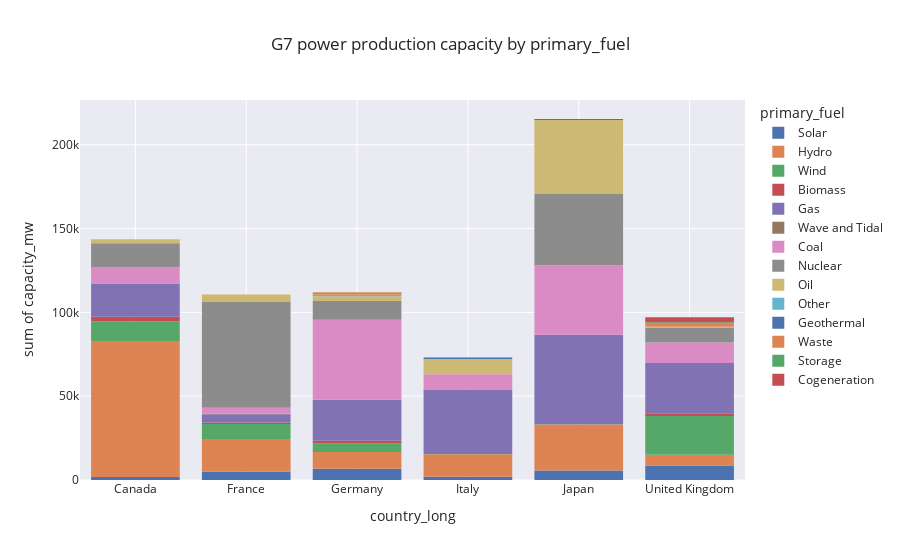

The cell this chart's notebook holds for it:
### Markdown cell above
# Compare primary fuel by country

### Code cell
px.histogram(g7_ex_US, 
            x='country_long', 
            y='capacity_mw', 
            color='primary_fuel', 
            title='G7 power production capacity by primary_fuel')  # log_y=True,

### Figure 1 — Plotly figure (JSON) as saved in the notebook; plotly's stock layout.template omitted (floating-point values rounded to 4 significant figures; data arrays with more than 128 entries replaced by an {"elided": "..."} marker saying what was removed)
{"data": [{"alignmentgroup": "True", "bingroup": "x", "histfunc": "sum", "hovertemplate": "primary_fuel=Solar<br>country_long=%{x}<br>sum of capacity_mw=%{y}<extra></extra>", "legendgroup": "Solar", "marker": {"color": "rgb(76,114,176)", "pattern": {"shape": ""}}, "name": "Solar", "offsetgroup": "Solar", "orientation": "v", "showlegend": true, "type": "histogram", "x": {"elided": "3412 str values"}, "xaxis": "x", "y": {"elided": "3412 float values"}, "yaxis": "y"}, {"alignmentgroup": "True", "bingroup": "x", "histfunc": "sum", "hovertemplate": "primary_fuel=Hydro<br>country_long=%{x}<br>sum of capacity_mw=%{y}<extra></extra>", "legendgroup": "Hydro", "marker": {"color": "rgb(221,132,82)", "pattern": {"shape": ""}}, "name": "Hydro", "offsetgroup": "Hydro", "orientation": "v", "showlegend": true, "type": "histogram", "x": {"elided": "1329 str values"}, "xaxis": "x", "y": {"elided": "1329 float values"}, "yaxis": "y"}, {"alignmentgroup": "True", "bingroup": "x", "histfunc": "sum", "hovertemplate": "primary_fuel=Wind<br>country_long=%{x}<br>sum of capacity_mw=%{y}<extra></extra>", "legendgroup": "Wind", "marker": {"color": "rgb(85,168,104)", "pattern": {"shape": ""}}, "name": "Wind", "offsetgroup": "Wind", "orientation": "v", "showlegend": true, "type": "histogram", "x": {"elided": "1774 str values"}, "xaxis": "x", "y": {"elided": "1774 float values"}, "yaxis": "y"}, {"alignmentgroup": "True", "bingroup": "x", "histfunc": "sum", "hovertemplate": "primary_fuel=Biomass<br>country_long=%{x}<br>sum of capacity_mw=%{y}<extra></extra>", "legendgroup": "Biomass", "marker": {"color": "rgb(196,78,82)", "pattern": {"shape": ""}}, "name": "Biomass", "offsetgroup": "Biomass", "orientation": "v", "showlegend": true, "type": "histogram", "x": {"elided": "538 str values"}, "xaxis": "x", "y": {"elided": "538 float values"}, "yaxis": "y"}, {"alignmentgroup": "True", "bingroup": "x", "histfunc": "sum", "hovertemplate": "primary_fuel=Gas<br>country_long=%{x}<br>sum of capacity_mw=%{y}<extra></extra>", "legendgroup": "Gas", "marker": {"color": "rgb(129,114,179)", "pattern": {"shape": ""}}, "name": "Gas", "offsetgroup": "Gas", "orientation": "v", "showlegend": true, "type": "histogram", "x": {"elided": "405 str values"}, "xaxis": "x", "y": {"elided": "405 float values"}, "yaxis": "y"}, {"alignmentgroup": "True", "bingroup": "x", "histfunc": "sum", "hovertemplate": "primary_fuel=Wave and Tidal<br>country_long=%{x}<br>sum of capacity_mw=%{y}<extra></extra>", "legendgroup": "Wave and Tidal", "marker": {"color": "rgb(147,120,96)", "pattern": {"shape": ""}}, "name": "Wave and Tidal", "offsetgroup": "Wave and Tidal", "orientation": "v", "showlegend": true, "type": "histogram", "x": ["Canada", "France", "United Kingdom", "United Kingdom", "United Kingdom", "United Kingdom", "United Kingdom", "United Kingdom", "United Kingdom"], "xaxis": "x", "y": [20, 240, 1, 2, 1, 23, 6, 1.2, 4], "yaxis": "y"}, {"alignmentgroup": "True", "bingroup": "x", "histfunc": "sum", "hovertemplate": "primary_fuel=Coal<br>country_long=%{x}<br>sum of capacity_mw=%{y}<extra></extra>", "legendgroup": "Coal", "marker": {"color": "rgb(218,139,195)", "pattern": {"shape": ""}}, "name": "Coal", "offsetgroup": "Coal", "orientation": "v", "showlegend": true, "type": "histogram", "x": {"elided": "184 str values"}, "xaxis": "x", "y": {"elided": "184 float values"}, "yaxis": "y"}, {"alignmentgroup": "True", "bingroup": "x", "histfunc": "sum", "hovertemplate": "primary_fuel=Nuclear<br>country_long=%{x}<br>sum of capacity_mw=%{y}<extra></extra>", "legendgroup": "Nuclear", "marker": {"color": "rgb(140,140,140)", "pattern": {"shape": ""}}, "name": "Nuclear", "offsetgroup": "Nuclear", "orientation": "v", "showlegend": true, "type": "histogram", "x": ["Canada", "Canada", "Canada", "Canada", "Canada", "Canada", "France", "France", "France", "France", "France", "France", "France", "France", "France", "France", "France", "France", "France", "France", "France", "France", "France", "France", "France", "Germany", "Germany", "Germany", "Germany", "Germany", "Germany", "Germany", "Japan", "Japan", "Japan", "Japan", "Japan", "Japan", "Japan", "Japan", "Japan", "Japan", "Japan", "Japan", "Japan", "Japan", "Japan", "Japan", "United Kingdom", "United Kingdom", "United Kingdom", "United Kingdom", "United Kingdom", "United Kingdom", "United Kingdom", "United Kingdom"], "xaxis": "x", "y": [3220, 3390, 3740, 1084, 2160, 660, 2620, 3640, 3580, 5200, 3620, 3000, 2990, 3660, 3560, 1760, 2660, 2620, 5460, 2620, 5320, 2660, 2670, 1830, 3660, 1480, 1406, 1360, 1485, 2572, 1400, 1468, 4400, 3478, 3617, 1100, 2022, 8212, 826, 4710, 2174, 1780, 1746, 820, 3392, 1100, 2000, 1160, 1050, 1180, 1155, 1230, 955, 965, 1198, 1185], "yaxis": "y"}, {"alignmentgroup": "True", "bingroup": "x", "histfunc": "sum", "hovertemplate": "primary_fuel=Oil<br>country_long=%{x}<br>sum of capacity_mw=%{y}<extra></extra>", "legendgroup": "Oil", "marker": {"color": "rgb(204,185,116)", "pattern": {"shape": ""}}, "name": "Oil", "offsetgroup": "Oil", "orientation": "v", "showlegend": true, "type": "histogram", "x": ["Canada", "Canada", "Canada", "Canada", "Canada", "Canada", "Canada", "Canada", "Canada", "France", "France", "France", "France", "France", "Germany", "Germany", "Germany", "Germany", "Germany", "Germany", "Germany", "Germany", "Germany", "Germany", "Germany", "Germany", "Germany", "Germany", "Germany", "Germany", "Germany", "Germany", "Germany", "Germany", "Germany", "Germany", "Germany", "Germany", "Italy", "Italy", "Italy", "Italy", "Italy", "Italy", "Italy", "Italy", "Italy", "Italy", "Italy", "Japan", "Japan", "Japan", "Japan", "Japan", "Japan", "Japan", "Japan", "Japan", "Japan", "Japan", "Japan", "Japan", "Japan", "Japan", "Japan", "Japan", "Japan", "Japan", "Japan", "Japan", "Japan", "Japan", "Japan", "Japan", "Japan", "United Kingdom", "United Kingdom", "United Kingdom", "United Kingdom", "United Kingdom", "United Kingdom", "United Kingdom", "United Kingdom", "United Kingdom", "United Kingdom", "United Kingdom"], "xaxis": "x", "y": [132, 66, 109, 62, 50, 972, 490, 397, 66, 254, 304, 1370, 170, 2290, 87, 254, 11.4, 11.4, 38, 333.5, 88, 198, 66.3, 24.8, 92.8, 136, 70, 51, 92.5, 80, 10.5, 24, 60, 120, 17, 101, 56, 828, 177, 210, 116.7, 310, 1280, 140, 2640, 320, 1200, 866, 1569, 1125, 1300, 1200, 1245, 3600, 1900, 1000, 3966, 1800, 125.2, 4400, 2100, 70, 4400, 650, 500, 1190, 1050, 875, 1500, 1000, 1125, 1200, 1200, 3325, 2274, 6, 45, 45, 8.7, 140, 16, 67, 9, 24, 8.7, 3], "yaxis": "y"}, {"alignmentgroup": "True", "bingroup": "x", "histfunc": "sum", "hovertemplate": "primary_fuel=Other<br>country_long=%{x}<br>sum of capacity_mw=%{y}<extra></extra>", "legendgroup": "Other", "marker": {"color": "rgb(100,181,205)", "pattern": {"shape": ""}}, "name": "Other", "offsetgroup": "Other", "orientation": "v", "showlegend": true, "type": "histogram", "x": ["Canada", "Canada", "Germany", "Germany", "Germany", "Germany", "Germany", "Germany", "Germany", "Germany", "Germany", "Germany", "Germany", "Italy", "Italy", "Italy", "Italy"], "xaxis": "x", "y": [11, 6, 16, 21, 23.5, 85, 19.7, 101, 14, 56, 288.5, 94.2, 38, 72, 97, 105, 110.6], "yaxis": "y"}, {"alignmentgroup": "True", "bingroup": "x", "histfunc": "sum", "hovertemplate": "primary_fuel=Geothermal<br>country_long=%{x}<br>sum of capacity_mw=%{y}<extra></extra>", "legendgroup": "Geothermal", "marker": {"color": "rgb(76,114,176)", "pattern": {"shape": ""}}, "name": "Geothermal", "offsetgroup": "Geothermal", "orientation": "v", "showlegend": true, "type": "histogram", "x": ["France", "Italy", "Italy", "Italy", "Italy", "Italy", "Italy", "Italy", "Italy", "Italy", "Italy", "Italy", "Italy", "Italy", "Italy", "Italy", "Italy", "Italy", "Italy", "Italy", "Italy", "Italy", "Italy", "Italy", "Italy", "Italy", "Italy", "Italy", "Italy", "Italy", "Italy", "Italy", "Italy", "Italy", "Japan", "Japan", "Japan", "Japan", "Japan", "Japan", "Japan", "Japan", "Japan", "Japan", "Japan", "Japan", "Japan", "Japan"], "xaxis": "x", "y": [4.5, 19, 39, 19, 19, 17, 17, 54, 20, 20, 17, 17, 15, 19, 11, 17, 18, 11, 59, 39, 17, 49, 18, 20, 20, 20, 18, 18, 20, 19, 18, 20, 39, 114, 3.3, 110, 80, 23.5, 50, 35, 15, 9.5, 12.5, 50, 25, 27.5, 30, 65], "yaxis": "y"}, {"alignmentgroup": "True", "bingroup": "x", "histfunc": "sum", "hovertemplate": "primary_fuel=Waste<br>country_long=%{x}<br>sum of capacity_mw=%{y}<extra></extra>", "legendgroup": "Waste", "marker": {"color": "rgb(221,132,82)", "pattern": {"shape": ""}}, "name": "Waste", "offsetgroup": "Waste", "orientation": "v", "showlegend": true, "type": "histogram", "x": {"elided": "396 str values"}, "xaxis": "x", "y": {"elided": "396 float values"}, "yaxis": "y"}, {"alignmentgroup": "True", "bingroup": "x", "histfunc": "sum", "hovertemplate": "primary_fuel=Storage<br>country_long=%{x}<br>sum of capacity_mw=%{y}<extra></extra>", "legendgroup": "Storage", "marker": {"color": "rgb(85,168,104)", "pattern": {"shape": ""}}, "name": "Storage", "offsetgroup": "Storage", "orientation": "v", "showlegend": true, "type": "histogram", "x": ["United Kingdom", "United Kingdom", "United Kingdom", "United Kingdom", "United Kingdom", "United Kingdom", "United Kingdom", "United Kingdom", "United Kingdom", "United Kingdom", "United Kingdom", "United Kingdom", "United Kingdom", "United Kingdom", "United Kingdom", "United Kingdom", "United Kingdom", "United Kingdom", "United Kingdom", "United Kingdom", "United Kingdom", "United Kingdom", "United Kingdom", "United Kingdom", "United Kingdom", "United Kingdom", "United Kingdom", "United Kingdom", "United Kingdom", "United Kingdom", "United Kingdom"], "xaxis": "x", "y": [1, 41, 20, 2, 20, 10, 6, 49.9, 6, 400, 2, 10, 40, 1, 10, 20, 20, 20, 10, 15, 1.5, 20, 1, 49, 3.8, 5, 35, 2.5, 49, 25, 1], "yaxis": "y"}, {"alignmentgroup": "True", "bingroup": "x", "histfunc": "sum", "hovertemplate": "primary_fuel=Cogeneration<br>country_long=%{x}<br>sum of capacity_mw=%{y}<extra></extra>", "legendgroup": "Cogeneration", "marker": {"color": "rgb(196,78,82)", "pattern": {"shape": ""}}, "name": "Cogeneration", "offsetgroup": "Cogeneration", "orientation": "v", "showlegend": true, "type": "histogram", "x": ["United Kingdom", "United Kingdom", "United Kingdom", "United Kingdom", "United Kingdom", "United Kingdom", "United Kingdom"], "xaxis": "x", "y": [180, 1404, 65, 32, 35, 50, 1240], "yaxis": "y"}], "layout": {"barmode": "relative", "legend": {"title": {"text": "primary_fuel"}, "tracegroupgap": 0}, "title": {"text": "G7 power production capacity by primary_fuel"}, "xaxis": {"anchor": "y", "domain": [0, 1], "title": {"text": "country_long"}}, "yaxis": {"anchor": "x", "domain": [0, 1], "title": {"text": "sum of capacity_mw"}}}}
